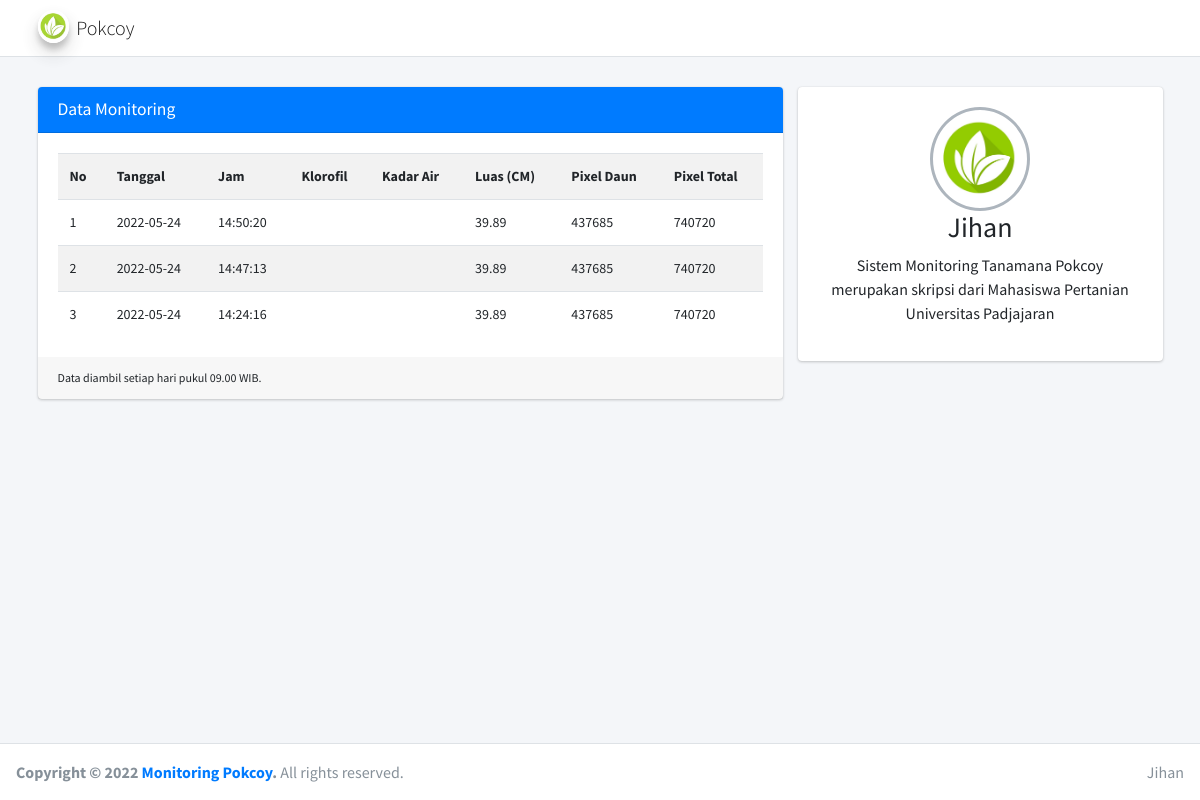
The page / on the database its author committed.
### tables this page shows
CREATE TABLE `pertumbuhan` (
  `id` int(200) NOT NULL,
  `tanggal` date NOT NULL DEFAULT current_timestamp(),
  `jam` time NOT NULL DEFAULT current_timestamp(),
  `klorofil` varchar(10) NOT NULL,
  `kadar_air` varchar(10) NOT NULL,
  `luas` varchar(10) NOT NULL,
  `pixel_daun` varchar(10) NOT NULL,
  `pixel_total` varchar(10) NOT NULL
);

### index.php (the view, shortened to what this page needs)
<!DOCTYPE html>
<html lang="en">
<head>
  <link rel="stylesheet" href="plugins/fontawesome-free/css/all.min.css">
  <link rel="stylesheet" href="dist/css/adminlte.min.css">
</head>
<body class="hold-transition layout-top-nav">
<div class="wrapper">
  <nav class="main-header navbar navbar-expand-md navbar-light navbar-white">
    <div class="container">
      <a href="#" class="navbar-brand">
        <img src="dist/img/leaf.jpg" alt="AdminLTE Logo" class="brand-image img-circle elevation-3"
             style="opacity: .8">
        <span class="brand-text font-weight-light">Pokcoy</span>
      </a>
    </div>
  </nav>
  <div class="content-wrapper">
    <div class="content-header">
    </div>
    <div class="content">
      <div class="container">
        <div class="row">
			<div class="col-md-8">
				<div class="card card-primary">
					<div class="card-header">
						<h3 class="card-title">
							Data Monitoring
						</h3>
					</div>
					<div class="card-body text-sm table-responsive">
						<table class="table table-striped">
							<tr>
								<th>No</th>
								<th>Tanggal</th>
								<th>Jam</th>
								<th>Klorofil</th>
								<th>Kadar Air</th>
								<th>Luas (CM)</th>
								<th>Pixel Daun</th>
								<th>Pixel Total</th>
							</tr>
<?php
	include "db.php";
	$no=1;
	$q = mysqli_query($con,"SELECT * FROM pertumbuhan ORDER BY id DESC LIMIT 30");
	while($r=mysqli_fetch_array($q)) {
		echo"
							<tr>
								<td>$no</td>
								<td>$r[tanggal]</td>
								<td>$r[jam]</td>
								<td>$r[klorofil]</td>
								<td>$r[kadar_air]</td>
								<td>$r[luas]</td>
								<td>$r[pixel_daun]</td>
								<td>$r[pixel_total]</td>
							</tr>
		";
		$no++;
	}
?>
						</table>
					</div>
					<div class="card-footer text-xs">
						Data diambil setiap hari pukul 09.00 WIB.
					</div>
				</div>
			</div>
			<div class="col-md-4">
				<div class="card">
					<div class="card-body text-center">
						<img src="dist/img/leaf.jpg" alt="foto profil" class="profile-user-img img-fluid img-circle">
						<h3>Jihan</h3>
						<p>Sistem Monitoring Tanamana Pokcoy merupakan skripsi dari Mahasiswa Pertanian Universitas Padjajaran</p>
					</div>
				</div>
			</div>
        </div>
      </div>
    </div>
  </div>
  <footer class="main-footer">
    <div class="float-right d-none d-sm-inline">
      Jihan
    </div>
    <strong>Copyright &copy; 2022 <a href="#">Monitoring Pokcoy</a>.</strong> All rights reserved.
  </footer>
</div>
</body>
</html>

### rows shown on the page
pertumbuhan: tanggal "2022-05-24", jam "14:50:20", luas "39.89", pixel_daun "437685", pixel_total "740720"
pertumbuhan: tanggal "2022-05-24", jam "14:47:13", luas "39.89", pixel_daun "437685", pixel_total "740720"
pertumbuhan: tanggal "2022-05-24", jam "14:24:16", luas "39.89", pixel_daun "437685", pixel_total "740720"
